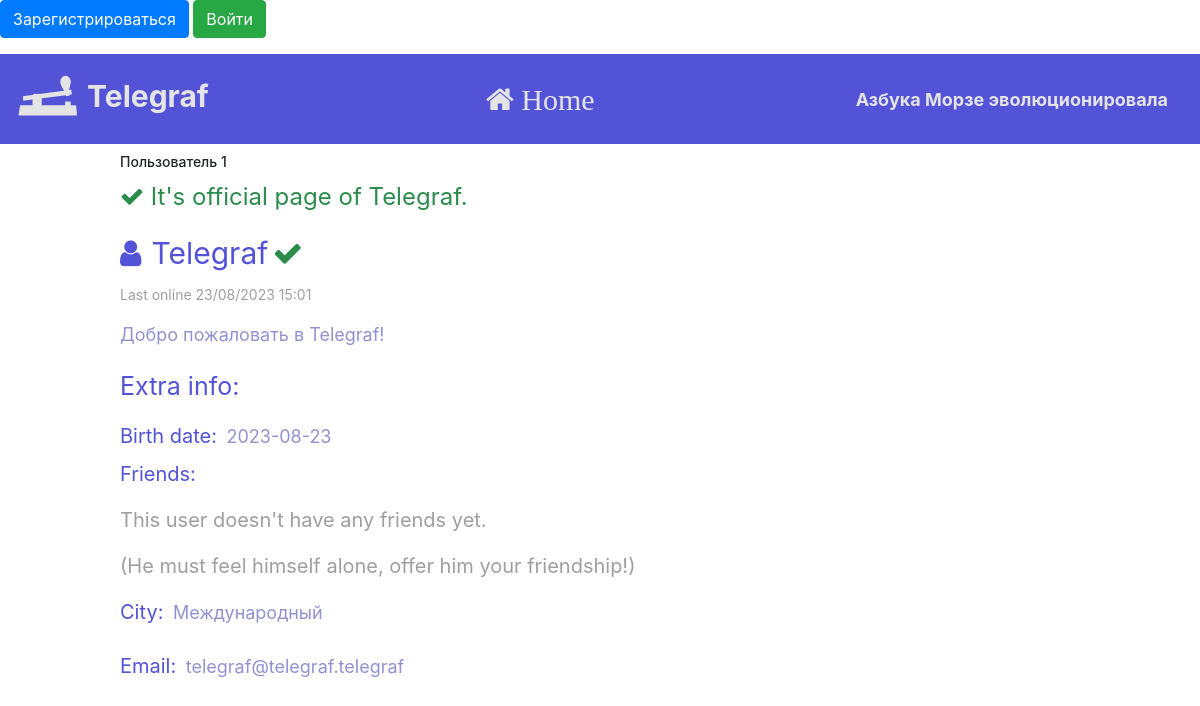
Before: /profile/1 with the older database file.
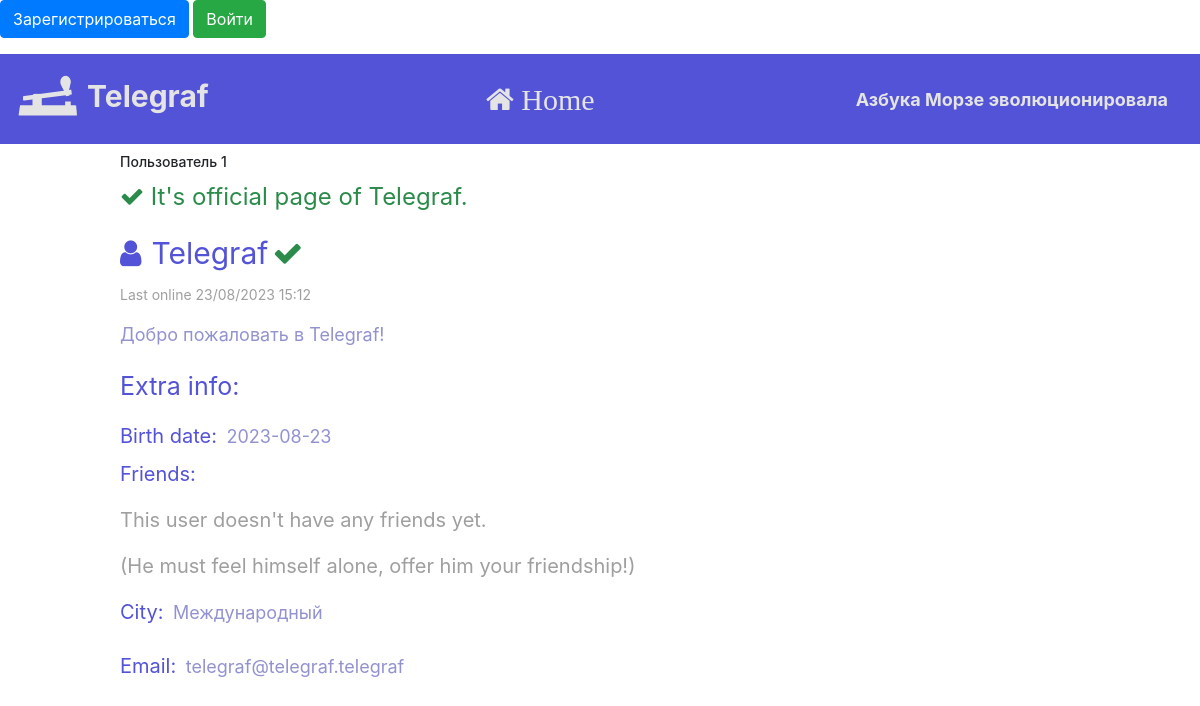
After: the same page with the newer database file.
### data/users.py (models this page shows, shortened)
class User(SqlAlchemyBase, UserMixin, SerializerMixin):
    __tablename__ = 'users'
    id = sqlalchemy.Column(sqlalchemy.Integer,
                           primary_key=True, autoincrement=True)
    username = sqlalchemy.Column(sqlalchemy.String)
    bdate = sqlalchemy.Column(sqlalchemy.Date)
    descript = sqlalchemy.Column(sqlalchemy.String)
    friends = sqlalchemy.Column(sqlalchemy.String, default='')
    city = sqlalchemy.Column(sqlalchemy.String)
    email = sqlalchemy.Column(sqlalchemy.String, unique=True)
    last_online = sqlalchemy.Column(sqlalchemy.DateTime,
                                    default=datetime.datetime.now())
    free_chat = sqlalchemy.Column(sqlalchemy.Boolean)
    hashed_password = sqlalchemy.Column(sqlalchemy.String, nullable=True)
    is_verified = sqlalchemy.Column(sqlalchemy.Boolean, default=False)
    is_blocked = sqlalchemy.Column(sqlalchemy.Boolean, default=False)
    block_reason = sqlalchemy.Column(sqlalchemy.String)

### server.py (the view, shortened to what this page needs)
@app.route('/profile/<int:id>', methods=['GET', 'POST'])
def profile(id):
    agent = request.headers.get('User-Agent')
    is_mobile = ('iphone' or 'android' or 'blackberry') in agent.lower()
    db_sess = db_session.create_session()
    if current_user.is_authenticated:
        current_user.last_online = datetime.datetime.now()
        db_sess.merge(current_user)
        db_sess.commit()
    user = db_sess.query(User).filter(User.id == id).first()
    if user is None:
        return "Пользователя с таким id пока не существует"
    friends = []
    ids = user.friends.split(', ')
    if '' in ids:
        ids.remove('')
    for friend_id in map(int, ids):
        friend = db_sess.query(User).filter(User.id == friend_id).first()
        if friend is not None:
            friends.append(friend)
    our_request = None
    his_request = None
    if current_user.is_authenticated:
        our_request = db_sess.query(FriendshipRequest).filter(FriendshipRequest.from_id == current_user.id,
                                                              FriendshipRequest.to_id == id).first()
        his_request = db_sess.query(FriendshipRequest).filter(FriendshipRequest.to_id == current_user.id,
                                                              FriendshipRequest.from_id == id).first()
    return render_template('profile.html', is_mobile=is_mobile, title=f'Пользователь {id}', user=user, friends=friends, is_our_request=our_request is not None, is_his_request=his_request is not None, request=his_request);

### data/db_session.py (called while the page is built)
def create_session() -> Session:
    global __factory
    return __factory()

### static/templates/profile.html (shortened to what this page needs)
{% extends "base.html" %}
{% block content %}
<form action="" method="post">
    <h1 style="font-size: 14px; margin-top: 10px;">{{title}}</h1>
    {% if user.id == 1 %}
    <p style="color: #2b8b4b; font-size: 24px;"><i class="fa fa-check"></i>  It's official page of Telegraf.</p>
    {% endif %}
    <label style="font-size: 30px; color: #5353d7"><span class="fa fa-user" style="margin-right: 10px"></span>{{ user.username }}    </label>
    {% if user.is_verified %}
    <span style="color: #2b8b4b; font-size: 30px" class="fa fa-check"></span>
    {% endif %}
    <p style="font-size: 14px; color: #9f9f9f">Last online {{user.last_online.strftime('%d/%m/%Y %H:%M')}}</p>
    <p style="font-size: 18px; color: #9292d1">{{ user.descript }}</p>
    <p style="font-size: 25px; color: #5353d7; margin-top: 20px">Extra info:</p>
    <label style="font-size: 20px; color: #5353d7">Birth date:</label>
    <label style="font-size: 18px; color: #9292d1; margin-left: 5px;">{{ user.bdate }}</label>
    <p style="font-size: 20px; color: #5353d7">Friends:</p>
    {% if friends == [] %}
    {% if user == current_user %}
    <p style="font-size: 20px; color: #9f9f9f">You don't have any friends yet.</p>
    {% else %}
    <p style="font-size: 20px; color: #9f9f9f">This user doesn't have any friends yet.</p>
    <p style="font-size: 20px; color: #9f9f9f">(He must feel himself alone, offer him your friendship!)</p>
    {% endif %}
    {% endif %}
    <label style="font-size: 20px; color: #5353d7">City:</label>
    <label style="font-size: 18px; color: #9292d1; margin-left: 5px;">{{ user.city }}</label>
    <label style="font-size: 20px; color: #5353d7">Email:</label>
    <label style="font-size: 18px; color: #9292d1; margin-left: 5px;">{{ user.email }}</label>
</form>
{% endblock %}

### static/templates/base.html (shortened to what this page needs)
<!doctype html>
<html lang="en">
<head>
    <link rel="stylesheet"
          href="https://stackpath.bootstrapcdn.com/bootstrap/4.4.1/css/bootstrap.min.css"
>
    <link rel="stylesheet" href="https://maxcdn.bootstrapcdn.com/font-awesome/4.5.0/css/font-awesome.min.css">
</head>
<body>
    <nav>
        {% if current_user.is_authenticated %}
        <a class="navbar-brand" href="/logout">Exit from: {{ current_user.username }}</a>
        {% else %}
        <p>
            <a class="btn btn-primary " href="/register">Зарегистрироваться</a>
            <a class="btn btn-success" href="/login">Войти</a>
        </p>
        {% endif %}
    </nav>
    <header>
        <nav class="navbar navbar-light mainbar">
            {% if is_mobile %}
            <a class="navbar-brand" style="font-size: 30px; color: #e4e4e4; font-weight: bold;" href="#"><img src="{{url_for('static', filename='images/t2.png')}}" height="64" width="64">  Telegraf</a>
            <a style="font-size: 30px; color: #e4e4e4; font-weight: bold;" href="/"><i class="fa fa-home" aria-hidden="true"></i></a>
            {% else %}
            <a class="navbar-brand" style="font-size: 30px; color: #e4e4e4; font-weight: bold;" href="#"><img src="{{url_for('static', filename='images/t2.png')}}" height="64" width="64">  Telegraf</a>
            <a style="font-size: 30px; color: #e4e4e4; font-weight: bold;" href="/"><i class="fa fa-home" aria-hidden="true"> Home</i></a>
            <a class="navbar-brand" style="font-size: 18px; color: #e4e4e4; font-weight: bold;" href="#">Азбука Морзе эволюционировала</a>
            {% endif %}
        </nav>
    </header>
    <main role="main" class="my-container">
        {% block content %}{% endblock %}
    </main>
</body>
</html>

Changed rows visible on the page:
changed User "Telegraf": last_online "23/08/2023 15:01" → "23/08/2023 15:12"
